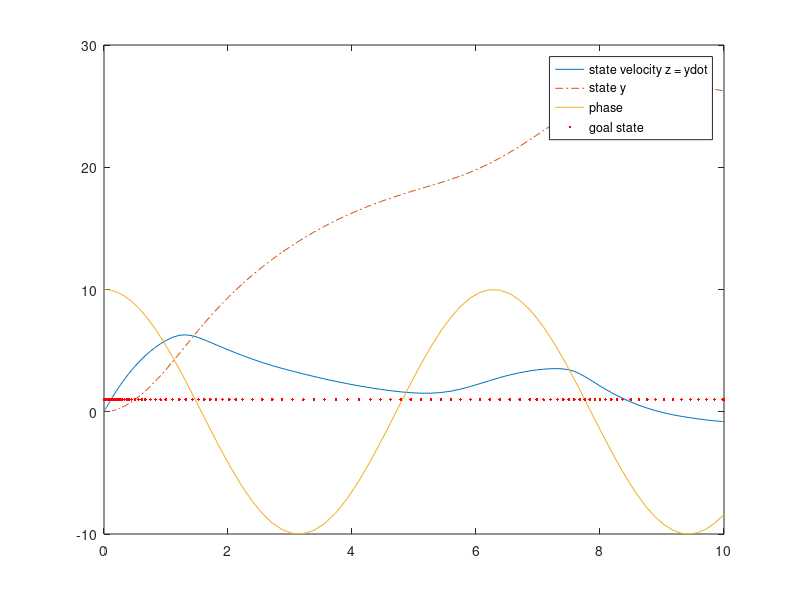

Write the MATLAB code that produced this figure.
% Dynamic motor primitives

function oscillationDMP

% set point of the goal
g = 1;
% amplitude of the goal
A = 10;

% alpha_z and beta_z are time constants
alpha_z = 1;
beta_z = 0.25;

% temporal scaling factor
tau = 1;

% start from z,y nonzero
z0 = 0;
y0 = 0;
phi0 = 0;
X0 = [z0;y0;phi0];

% forcing function parameters
f.w = [0.5, 1, 0.5];
f.c = [2, 0, 5];
f.h = [10, 3, 2];

% time evolution
tspan = [0 10];

options = odeset('RelTol',1e-4,'AbsTol',[1e-4 1e-4 1e-4]);
PAR.time_const = [alpha_z, beta_z];
PAR.scale = tau;
PAR.goal = [g, A];
PAR.forcing = f;
[t,X] = ode45(@(t,X)dmp1(t,X,PAR),tspan,X0,options);
z = X(:,1);
y = X(:,2);
phi = X(:,3);
plot(t,z,'-',t,y,'-.',t,A*cos(phi),t,g*ones(1,length(t)),'r.');
legend('state velocity z = ydot','state y',...
       'phase','goal state');

end

function dX = dmp1(t,X,PAR)

alpha_z = PAR.time_const(1);
beta_z = PAR.time_const(2);
tau = PAR.scale;
g = PAR.goal(1);
Amp = PAR.goal(2);
fpar = PAR.forcing;

A = [-alpha_z/tau, -alpha_z*beta_z/tau, 0;
     1/tau, 0, 0;
     0, 0, 0];

f = forcing(X(3),Amp,fpar.w,fpar.h,fpar.c);
% forcing function acts on the accelerations
B = [alpha_z*beta_z*g/tau + f/tau; 0; 1/tau];

dX = A*X + B;

end

% basis functions are unscaled gaussians
function phi = basis(phi,h,c)
phi = exp(h * (cos(phi - c) - 1));
end

% forcing function to drive nonlinear system dynamics
function f = forcing(phi,A,w,h,c)

N = length(w);
f = 0;
scale = 0;
for i = 1:N
    f = f + basis(phi,h(i),c(i))*w(i);
    scale = scale + basis(phi,h(i),c(i));
end

f = f/scale * A;
end